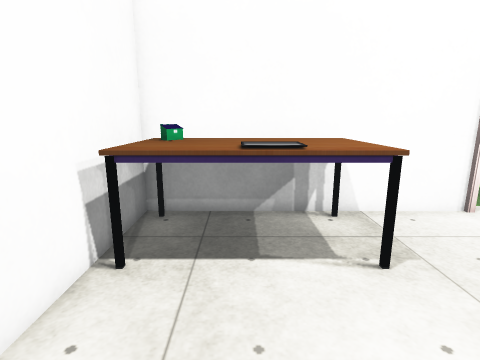
[1] (above)

16 first-person views from a walk through a scene from a Unity 3-D project. The camera is 1.5 m above the floor, tilts 12° down and sees 80° across. The floor is counted in squares, 0.5 m on a side. Each view is taken from the middle of a square. On the plan, view 1 faces up. The plan holds only what a view shows up to about 20 squares ahead; the rest is blank. The place goes on beyond the plan. The player is left out. Door leaves are left out, so doorways stand open. Some surface patterns are stand-ins.

[2]
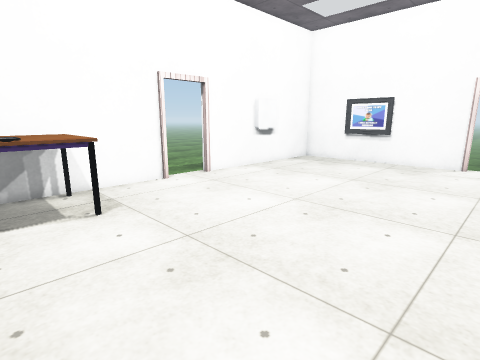

[3]
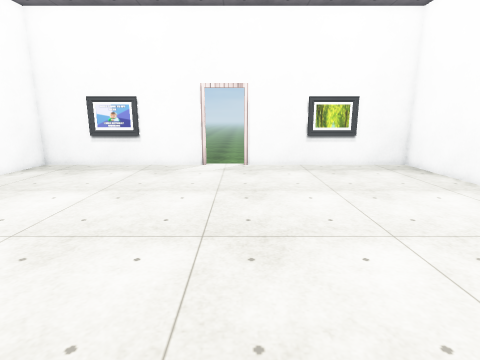

[4]
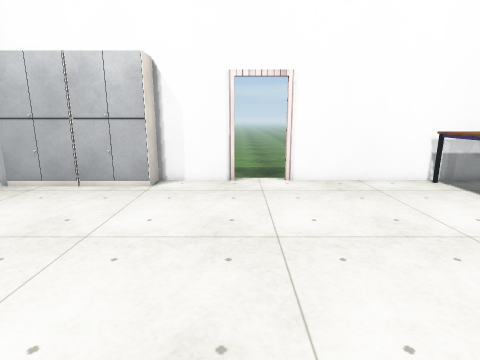

[5]
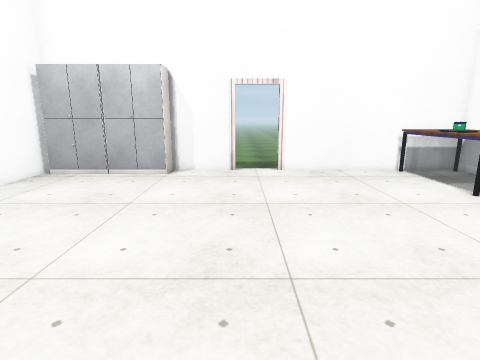

[6]
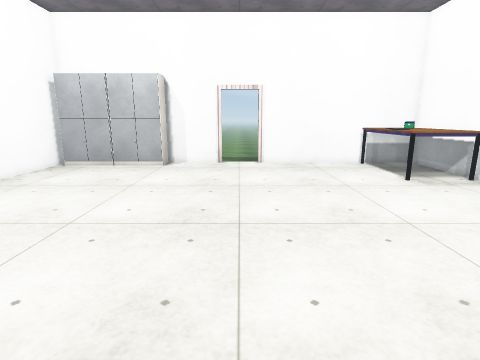

[7]
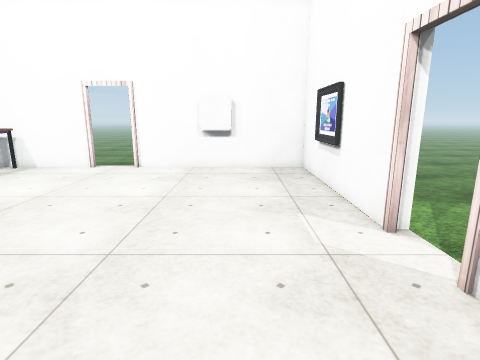

[8]
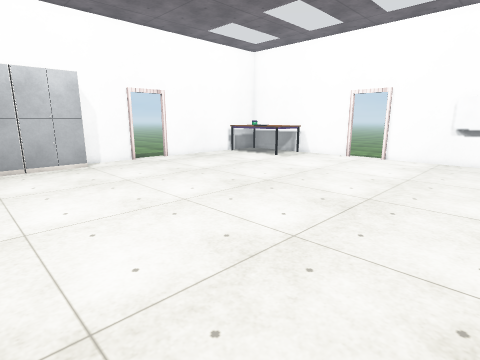

[9]
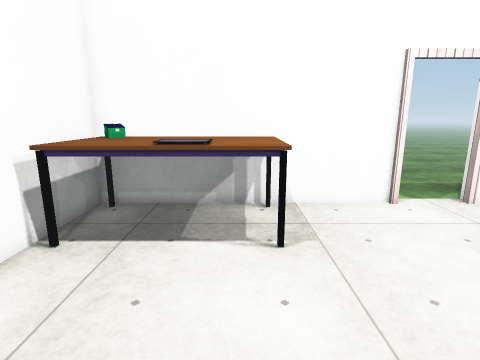

[10]
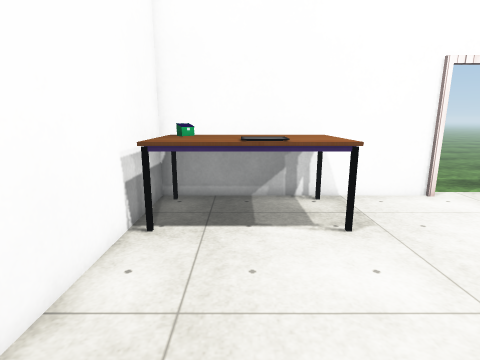

[11]
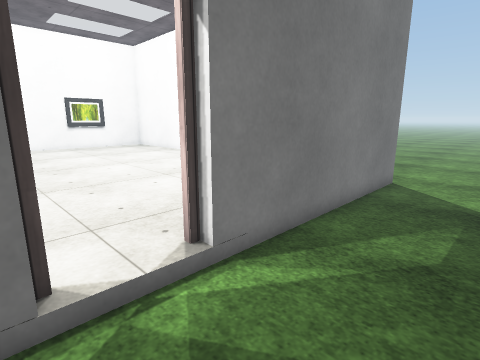

[12]
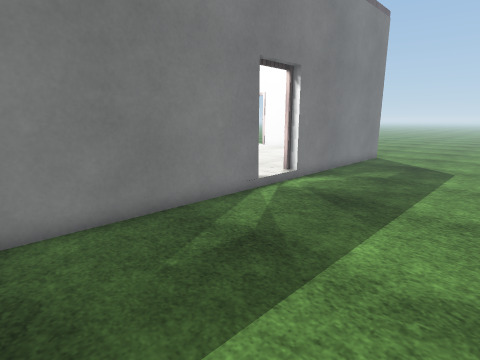

[13]
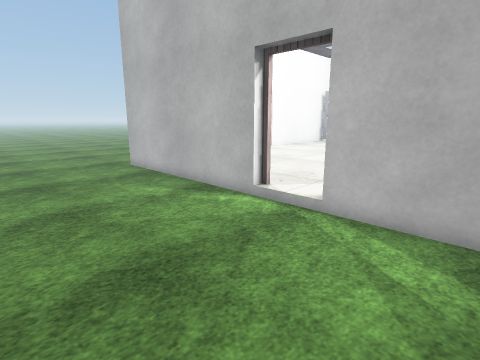

[14]
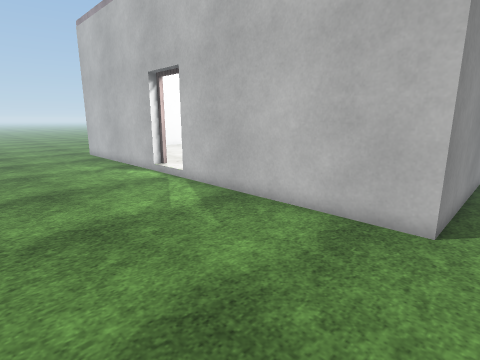

[15]
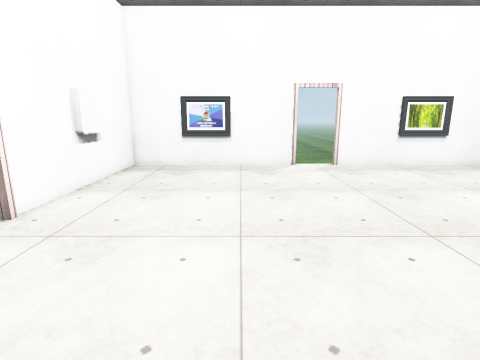

[16]
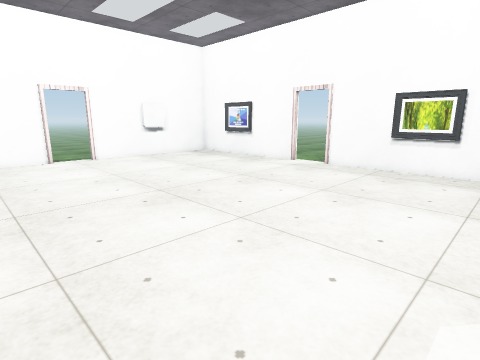

### Floor plan
Key: @ floor where view 1 was taken; # wall or solid block; . main floor; - floor 0.25 m lower than the main floor; D open door; U dumpster; T table; C cabinet.
Columns run from 12 left of view 1 to 30 right of it. Each row starts with its distance up from view 1.
 11                      ---         ------   -
 10                      --#  #########----- --
  9          ###########DDD############--------
  8 -   ----##UTTTTT.................##--------
  7    -----##TTTTTT.................##--------
  6   ------##TTTTTT.................##--------
  5  -------##TTTTTT.................##--------
  4 --------##.......................##--------
  3 --------##.......................##--------
  2 --------##.......................##--------
  1 --------##.......................##-------
  0 --------##..@....................##-------
 -1 --------##.......................##--------
 -2  --------D.......................D---------
 -3  --------D.......................D---------
 -4  --------D.......................D---------
 -5  -------##.......................##--------
 -6  -------##.......................##--------
 -7  -------##.......................##-------
 -8  -------##C......................##-------
 -9  -------#CC......................##-------
-10  -------# C......................##-------
-11   ------# C......................##-------
-12   ------# C......................##-------
-13   ------# C......................##-------
-14   ------# C......  ..............##-------

Where each view was taken, in squares from view 1:
view 1: 0 up, 0 right, facing up
view 2: 4 down, 0 right, facing up-right
view 3: 4 down, 2 right, facing right
view 4: 4 down, 11 right, facing left
view 5: 4 down, 14 right, facing left
view 6: 3 down, 17 right, facing left
view 7: 9 down, 17 right, facing up
view 8: 14 down, 18 right, facing up-left
view 9: 1 down, 2 right, facing up
view 10: 2 down, 0 right, facing up
view 11: 1 down, 8 left, facing down-right
view 12: 8 up, 12 left, facing down-right
view 13: 3 up, 30 right, facing down-left
view 14: 11 up, 30 right, facing down-left
view 15: 2 up, 2 right, facing right
view 16: 14 down, 3 right, facing up-right
